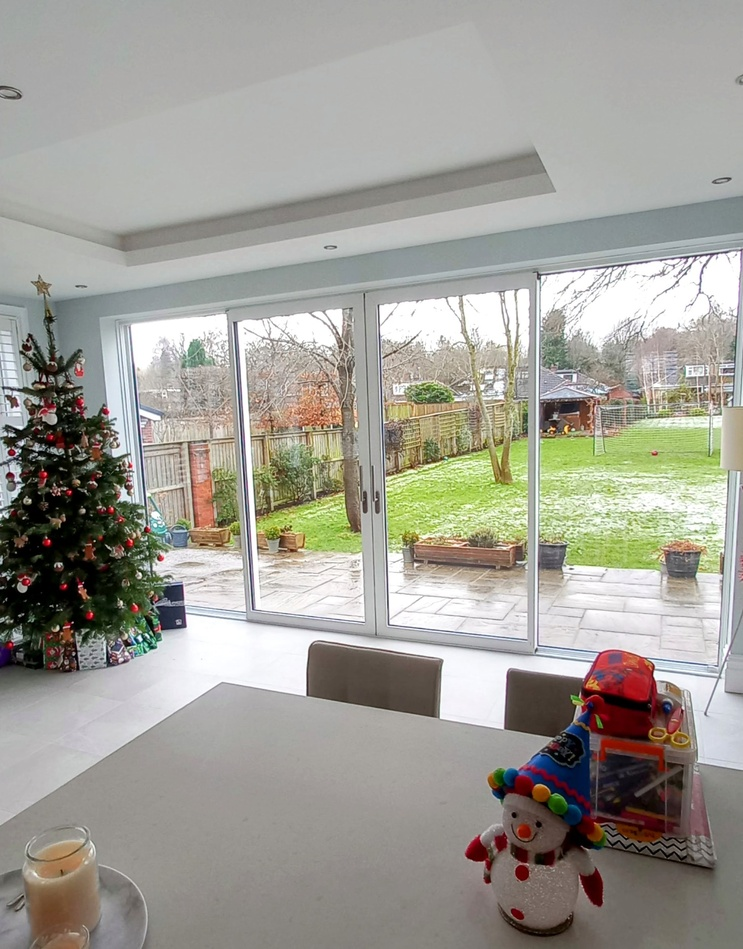
#> input picture input/20221217_123541~2.jpg, 743 x 949 px, shrunk from 1468 x 1875 before the run
$ python opencv_post.py --input '../../../input/20221217_123541~2.jpg' --output out.png
#> lines starting #> are read from the running program, lines starting #| are printed output that depends on the picture
#!/usr/bin/env python3
import argparse
import cv2
import numpy as np
import shutil
import sys

def main():
    parser = argparse.ArgumentParser(description='OpenCV post-processing for enhanced images')
    parser.add_argument('--input', required=True, help='Input image path')
    parser.add_argument('--output', required=True, help='Output image path')
    args = parser.parse_args()

    try:
        # Read image
        img = cv2.imread(args.input)
#> img is the input picture: shape (949, 743, 3); mean B, G, R 150, 158.1, 160.1
        if img is None:
            raise ValueError(f"Could not read image from {args.input}")

        # Convert to LAB
        lab = cv2.cvtColor(img, cv2.COLOR_BGR2LAB)
#> lab: shape (949, 743, 3); mean of channels 0, 1, 2 164.7, 127.7, 132.7
        l, a, b = cv2.split(lab)
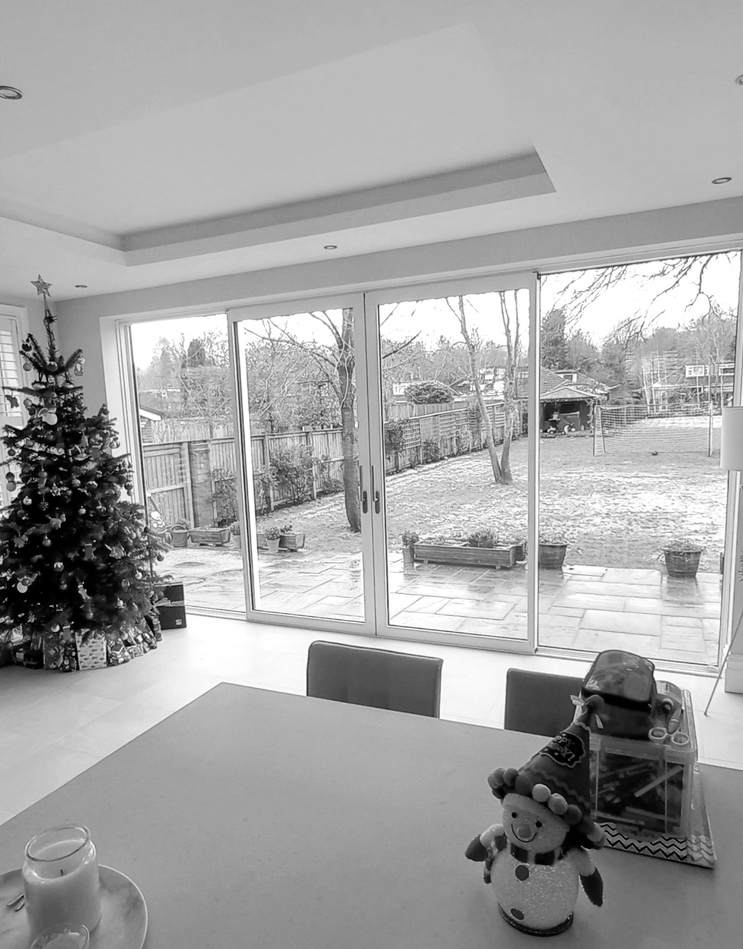
#> l: shape (949, 743); min 0, max 255, mean 164.7
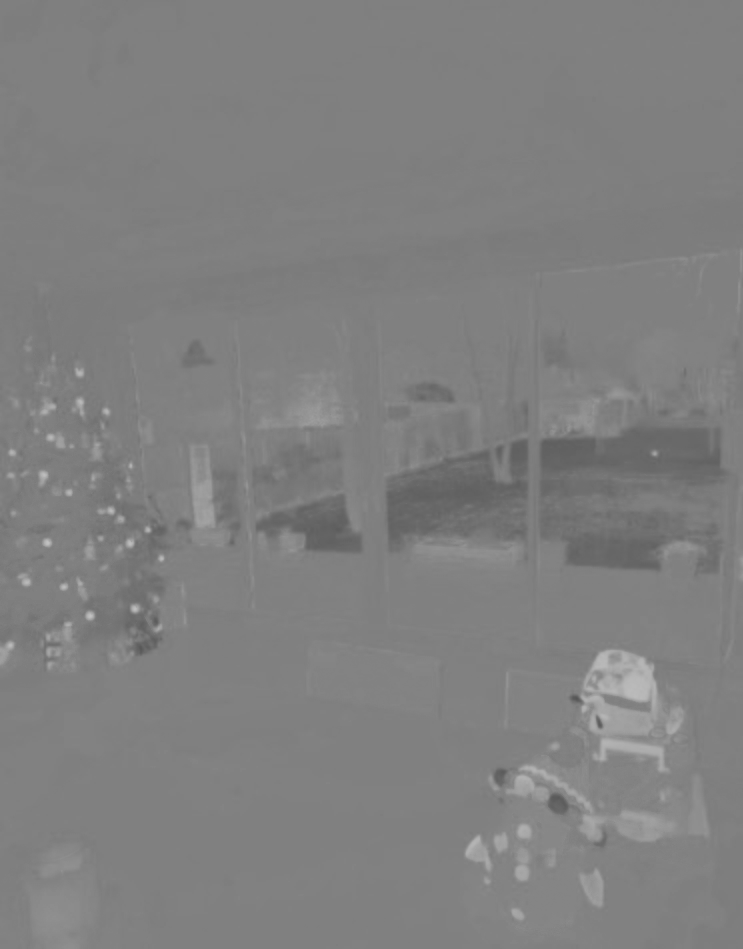
#> a: shape (949, 743); min 85, max 193, mean 127.7
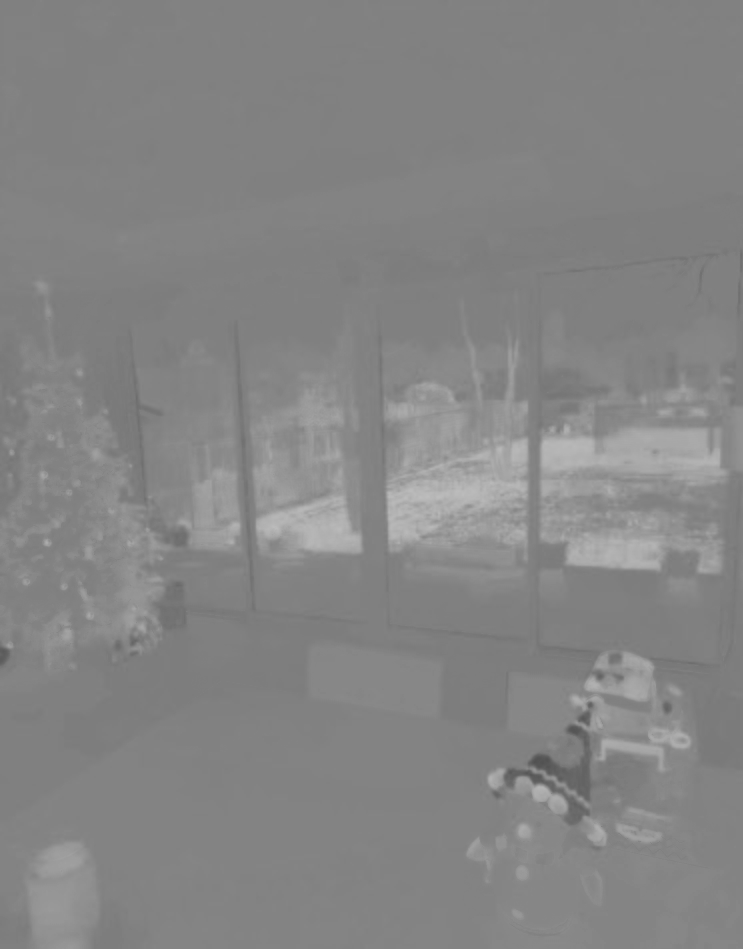
#> b: shape (949, 743); min 81, max 189, mean 132.7

        # CLAHE on L channel
        clahe = cv2.createCLAHE(clipLimit=2.0, tileGridSize=(8, 8))
        l_clahe = clahe.apply(l)
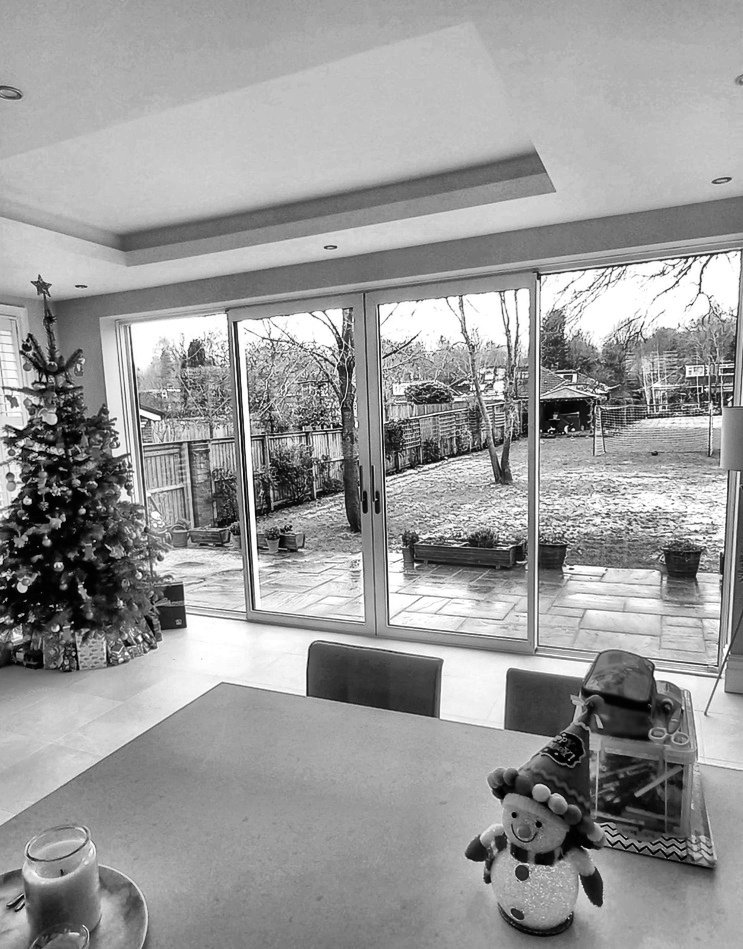
#> l_clahe: shape (949, 743); min 0, max 255, mean 153.9

        # Merge back
        lab_clahe = cv2.merge([l_clahe, a, b])
#> lab_clahe: shape (949, 743, 3); mean of channels 0, 1, 2 153.9, 127.7, 132.7

        # Convert back to BGR
        balanced = cv2.cvtColor(lab_clahe, cv2.COLOR_LAB2BGR)
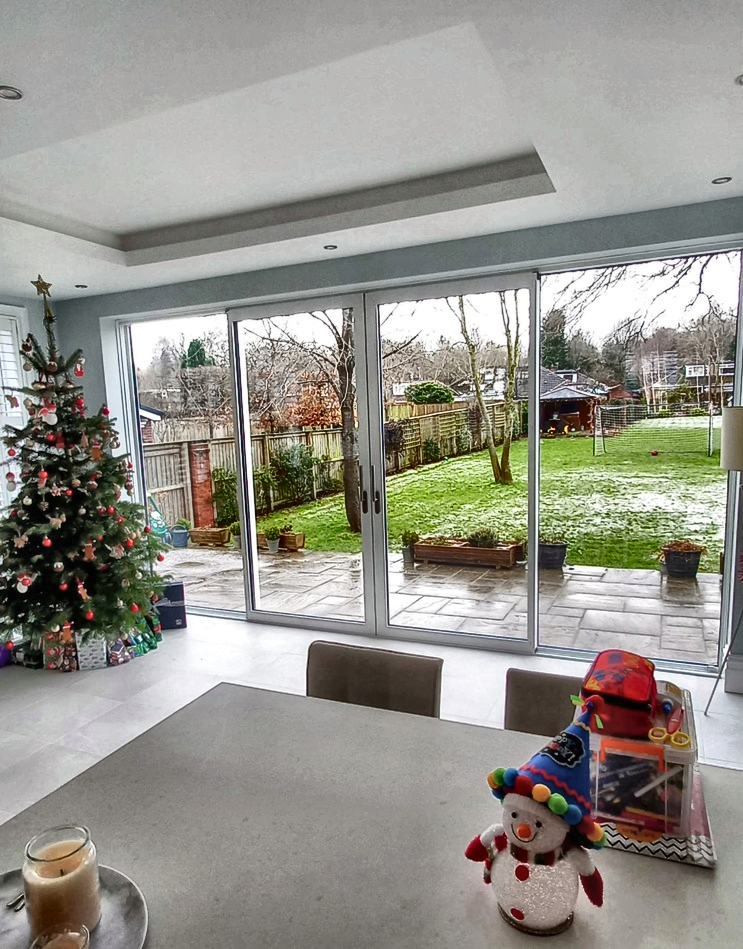
#> balanced: shape (949, 743, 3); mean B, G, R 139.6, 147.4, 149.3

        # Simple gray-world white balance
        # Calculate mean of each channel
        means = cv2.mean(balanced)[:3]  # BGR
#> means = (139.6, 147.4, 149.3)
        avg_mean = np.mean(means)
#> avg_mean = 145.4

        # Scale each channel to match average
        scales = [avg_mean / mean if mean > 0 else 1.0 for mean in means]
#> scales = [1.04, 0.987, 0.974]

        # Apply scaling
        balanced = balanced.astype(np.float32)
        balanced[:, :, 0] *= scales[0]  # B
        balanced[:, :, 1] *= scales[1]  # G
        balanced[:, :, 2] *= scales[2]  # R
        balanced = np.clip(balanced, 0, 255).astype(np.uint8)

        # Write with quality 92
        cv2.imwrite(args.output, balanced, [cv2.IMWRITE_JPEG_QUALITY, 92])

    except Exception as e:
        print(f"Error processing image: {e}", file=sys.stderr)
        # On error, copy input to output
        shutil.copy2(args.input, args.output)
        sys.exit(1)

if __name__ == '__main__':
    main()

$ run again, on input/20250620_145737~2.jpg
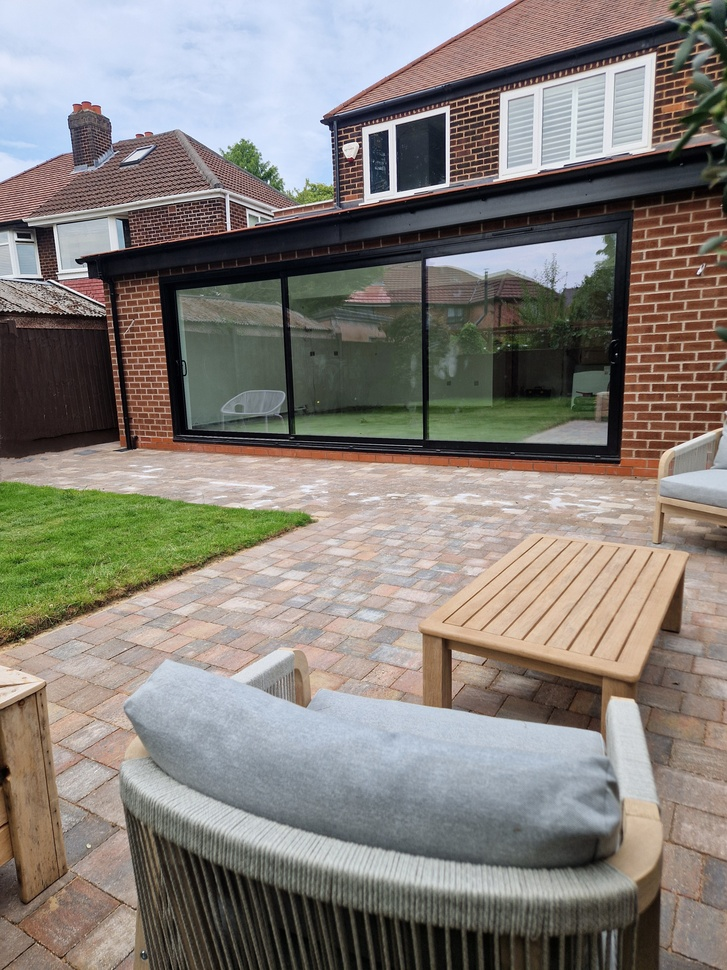
#> input picture input/20250620_145737~2.jpg, 727 x 970 px, shrunk from 3000 x 4000 before the run
#> in main, img is the input picture: shape (970, 727, 3); mean B, G, R 121.2, 127.2, 132.7
#> lab: shape (970, 727, 3); mean of channels 0, 1, 2 134.1, 129.5, 132.4
#> in main, `l, a, b = cv2.split(lab)`:
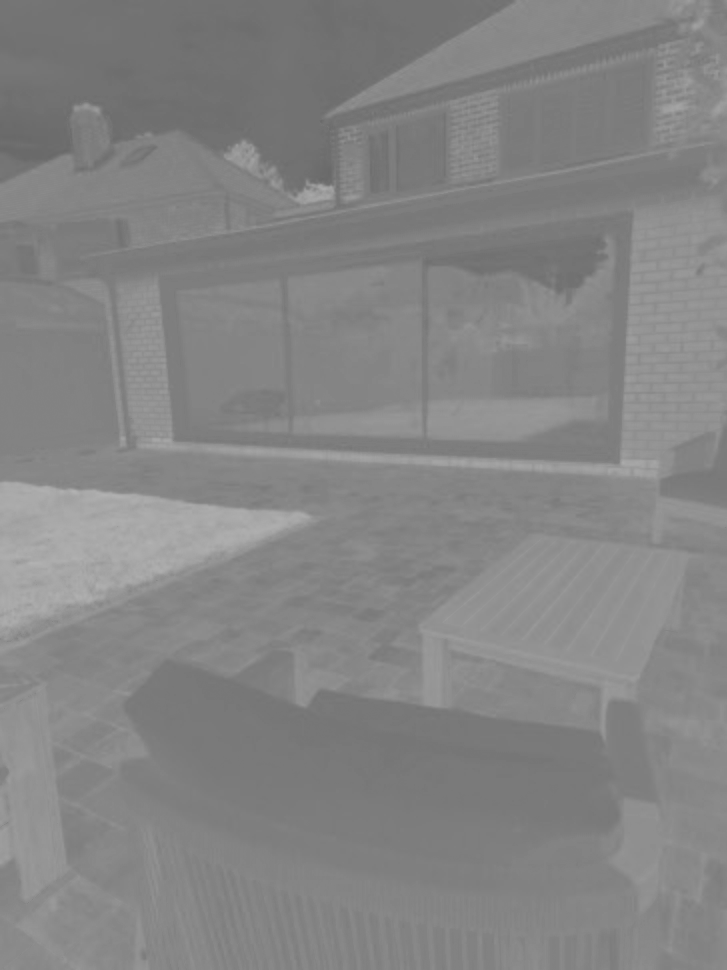
#> b: shape (970, 727); min 104, max 178, mean 132.4
#> lab_clahe: shape (970, 727, 3); mean of channels 0, 1, 2 136.7, 129.5, 132.4
#> in main, `balanced = cv2.cvtColor(lab_clahe, cv2.COLOR_LAB2BGR)`:
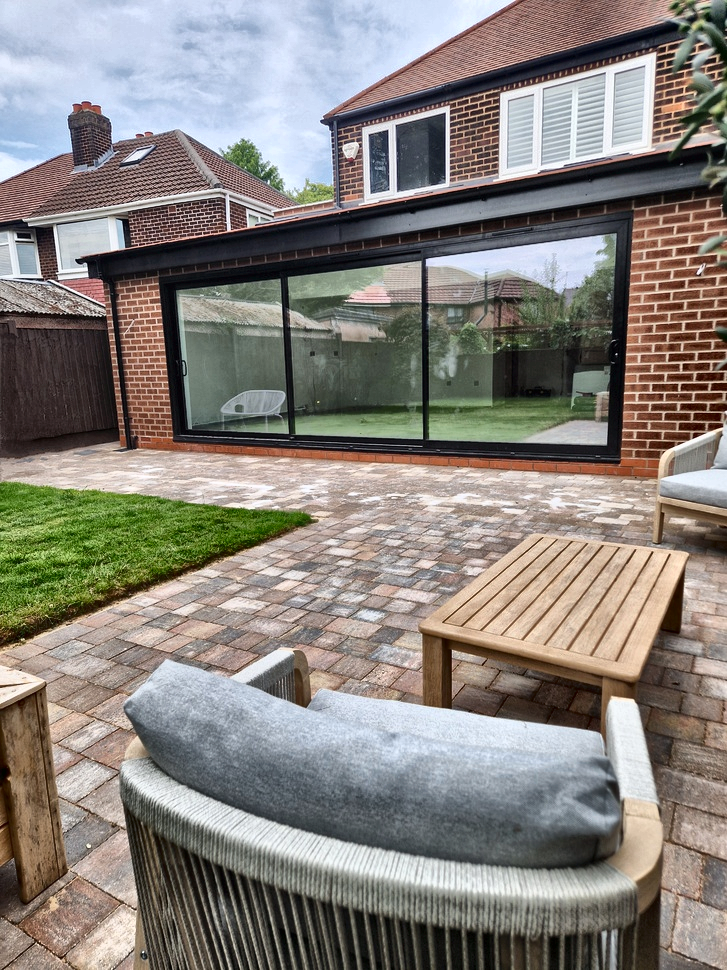
#> balanced: shape (970, 727, 3); mean B, G, R 124, 130.2, 135.6
#> means = (124, 130.2, 135.6)
#> avg_mean = 129.9
#> scales = [1.05, 0.998, 0.958]
